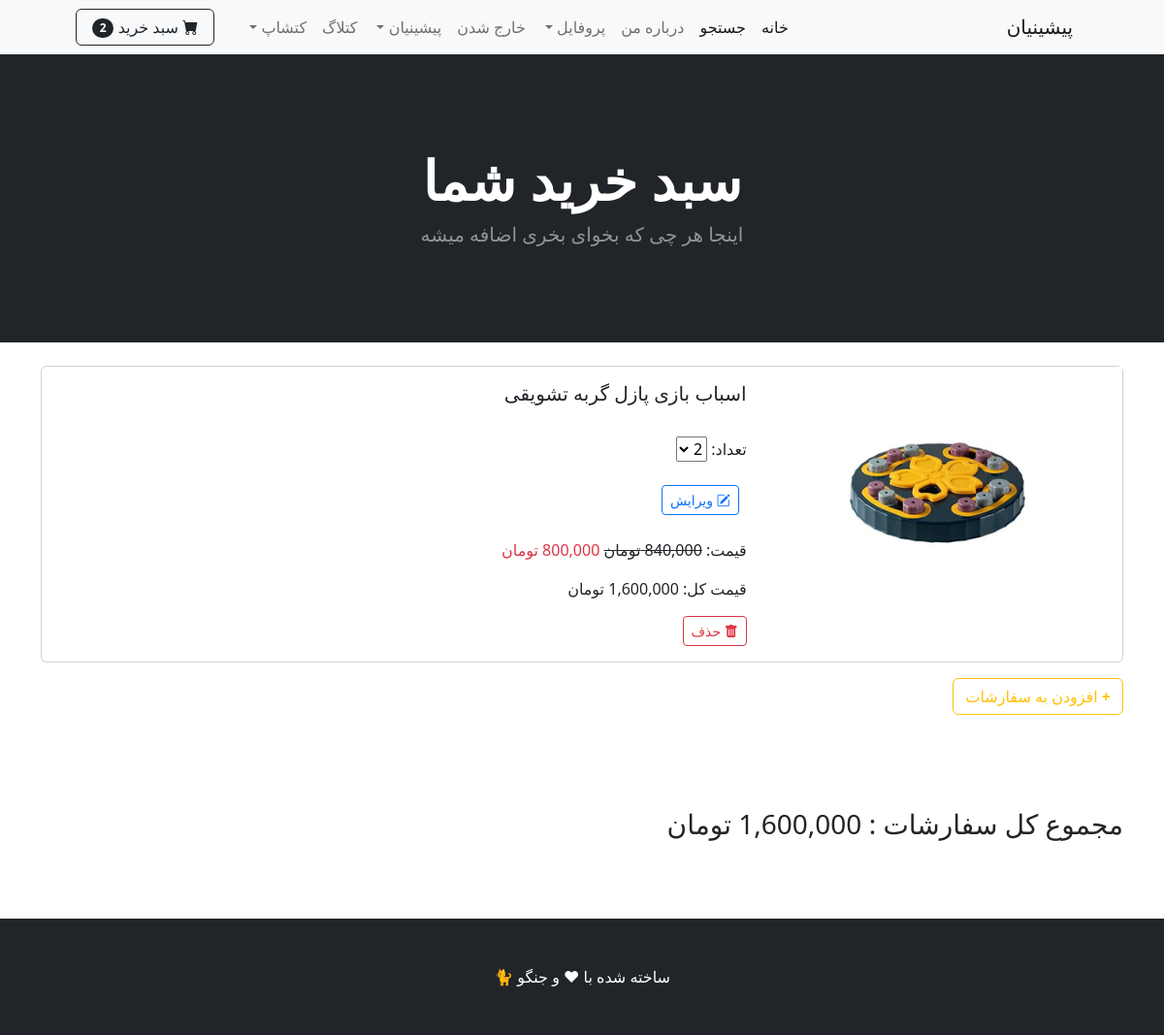
The app's page /cart/ (signed in) with its own data.
### catshop/models.py (models this page shows, shortened)
class Product(models.Model):
    name = models.CharField(max_length=100)
    description = models.CharField(max_length=500, default='', blank=True, null=True)
    price = models.DecimalField(default=0, decimal_places=0, max_digits=12)
    category = models.ForeignKey(Category, on_delete=models.CASCADE, default=1)
    picture = models.ImageField(upload_to='upload/product/')
    star = models.IntegerField(default=0, validators=[MaxValueValidator(5),MinValueValidator(0)])
    stock = models.PositiveIntegerField(default=0)  # اضافه کردن فیلد موجودی
    is_sale = models.BooleanField(default=False)
    sale_price = models.DecimalField(default=0, decimal_places=0, max_digits=12)

### cart/views.py (the view)
# urls.py: path('', views.cart_detail, name='cart_detail'),
def cart_detail(request):
  cart = Cart(request)
  for item in cart:#میتونیم فور بزنیم چون iterable
    item['update_product_count_form'] = forms.CartAddProductForm(
      stock=item['product'].stock,
      initial={'product_count':item['product_count'],
               'update':True}
    )
  return render(request, 'cart_detail.html', {'cart': cart})

### cart/cart.py (called while the page is built)
    def __iter__(self):#هر کلاسی اینو داشته باشه ایتر ایبل هست و دیتا ما مثل لیست میشه و میتونیم توش فوریچ بزنیم و دیتامونو بگیریم
        product_ids = self.cart.keys()
        products = models.Product.objects.filter(id__in=product_ids)
        for product in products:
            cart_item = self.cart[str(product.id)] #ایجاد محصولات برای حساب هزینه
            if product.is_sale:
                cart_item['price'] = Decimal(product.sale_price)
            else:
                cart_item['price'] = Decimal(product.price)
            cart_item['product'] = product
            cart_item['total_price'] = cart_item['price'] * cart_item['product_count']
            yield cart_item #دیگه نمیاد همه حلقه رو لوپ بزنه بعد نتیجه رو بما بده . اون چیزی که میخوایم اون لحظه ریکوئست مارو جواب میده . برای لیزی لودینگ ازش استفاده میشه . برای وقتایی که یه لیست خیلی بزرگ داشته باشیم و... ا

    def __len__(self):
        return sum(item['product_count'] for item in self.cart.values())

    def get_total_price(self):
        return sum( Decimal(item['price']) * item['product_count'] for item in self.cart.values())

### cart/context_processors.py (called while the page is built)
def cart(request):
    return {'cart':Cart(request)}

### catlog/context_processors.py (called while the page is built)
def recent_posts(request):
    recent_posts = Post.objects.order_by('-date')[:4]
    return {'recent_posts':recent_posts}

### cart/templates/cart_detail.html (shortened to what this page needs)
{% extends 'base.html' %}
{% load static %}
{% load humanize %}
{% block content %}
<header class="bg-dark py-5">
    <div class="container px-4 px-lg-5 my-5">
        <div class="text-center text-white">
            <h1 class="display-4 fw-bolder"> سبد خرید شما</h1>
            <p class="lead fw-normal text-white-50 mb-0">اینجا هر چی که بخوای بخری اضافه میشه </p>
        </div>
    </div>
</header>
<br>
{% if cart %}
 {% for item in cart %}
  {% with product=item.product %}
  <div class="container">
   <div class="card mb-3" >
     <div class="row g-0">
      <div class="col-md-4">
        <a href="{{ product.get_absolute_url }}"><img src="{{ product.picture.url }}" class="img-fluid rounded-start" alt="..."></a>
      </div>
      <div class="col-md-8">
        <div class="card-body">
          <h5 class="card-title">{{ product.name }}</h5>
          <br>
          <form method="POST" action="{% url 'cart:cart_add' product.id %}">
            تعداد: {{ item.update_product_count_form.product_count }}
            <br><br>
            <button type="submit" class="btn btn-outline-primary btn-sm me-2">
              <i class="bi bi-pencil-square"></i> ویرایش
          </button>
          </form>
          <br>
          <p class="card-text">
            قیمت:
            {% if product.is_sale %}
                <span style="text-decoration: line-through;">{{ product.price|intcomma }} تومان</span>
                <span class="text-danger ms-2"> {{ product.sale_price|intcomma }} تومان</span>
            {% else %}
                <span>{{ product.price|intcomma }} تومان</span>
            {% endif %}
          </p>
          <p class="card-text">قیمت کل: {{ item.total_price|intcomma }} تومان</p>
           <a  href="{% url 'cart:cart_remove' product.id %}" class="btn btn-outline-danger btn-sm">
            <i class="bi bi-trash-fill"></i> حذف
           </a>
        </div>
      </div>
     </div>
   </div>
  </div>
   {% endwith %}
  {% endfor %}
  <div class="container"><a class="btn btn-outline-warning" href="{% url 'catshop_home' %}"><strong>+</strong> افزودن به سفارشات</a>
  <br><br><br><br><br>
  <h3>مجموع کل سفارشات : {{ cart.get_total_price|intcomma }} تومان</h3></div>
  <br><br><br>
{% endif %}
{% endblock %}

### records on screen
Product: product.picture (picture), product.name "اسباب بازی پازل گربه تشویقی", product.price "840,000", product.sale_price "800,000"

### other values on screen
{{ cart|length }} "2"
